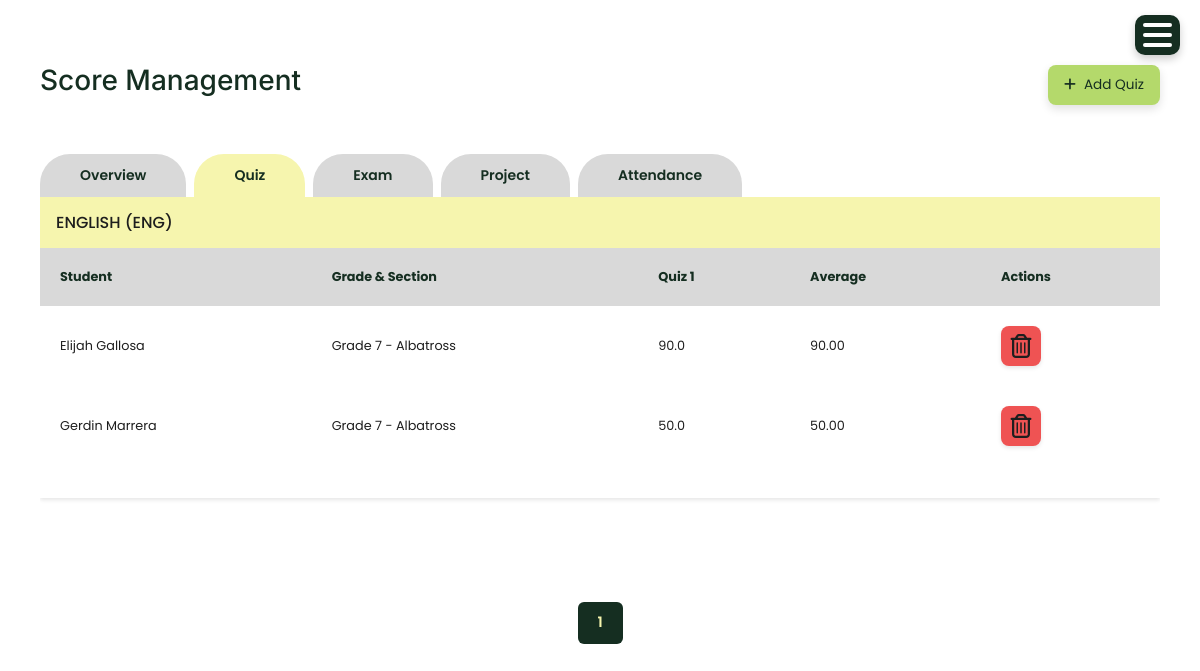
The app's page /quiz/ (signed in) with its own data.
### account/models.py (models this page shows, shortened)
class Subject(models.Model):
    code = models.CharField(max_length=20, default='DEFAULT_CODE')
    name = models.CharField(max_length=100)
    department = models.CharField(max_length=100)
    grade_level = models.CharField(max_length=10, choices=[
        ('Grade 7', 'Grade 7'),
        ('Grade 8', 'Grade 8'),
        ('Grade 9', 'Grade 9'),
        ('Grade 10', 'Grade 10')
    ], blank=True, null=True)
    status = models.CharField(max_length=10, choices=[('Active','Active'),('Inactive','Inactive')])

class StudentRecord(models.Model):
    STATUS_CHOICES = [
        ('active', 'Active'),
        ('inactive', 'Inactive'),
        ('graduated', 'Graduated'),
        ('transferred', 'Transferred'),
    ]
    SECTION_CHOICES = [
        ('Grade 7', 'Grade 7'),
        ('Grade 8', 'Grade 8'),
        ('Grade 9', 'Grade 9'),
        ('Grade 10', 'Grade 10'),
    ]
    GENDER_CHOICES = [
        ('Male', 'Male'),
        ('Female', 'Female'),
    ]
    student_id = models.PositiveIntegerField()
    fullname = models.CharField(max_length=100)
    grade_and_section = models.CharField(max_length=20, choices=SECTION_CHOICES, default='active')
    gender = models.CharField(max_length=20, choices=GENDER_CHOICES, default='active')
    age = models.PositiveIntegerField()
    address = models.CharField(max_length=200)
    parent = models.CharField(max_length=100)
    parent_contact = models.PositiveIntegerField()
    status = models.CharField(max_length=20, choices=STATUS_CHOICES, default='active')
    account_username = models.CharField(max_length=150, blank=True, null=True)

### account/views.py (the view, shortened to what this page needs)
# urls.py: path('quiz/', views.quiz, name='quiz'),
def quiz(request):
    search = request.GET.get('search', '').strip()
    subjects_with_quizzes = Subject.objects.filter(
        quiz_scores__isnull=False
    ).distinct().order_by('name')
    if request.user.role == 'faculty':
        fac_assignments = FacultyAssignment.objects.filter(faculty=request.user, status='Active')
        fac_subject_ids = []
        for a in fac_assignments:
            fac_subject_ids.extend(list(a.subjects.values_list('id', flat=True)))
        if fac_subject_ids:
            subjects_with_quizzes = subjects_with_quizzes.filter(id__in=set(fac_subject_ids))
        else:
            subjects_with_quizzes = Subject.objects.none()
    quiz_data = []
    for subject in subjects_with_quizzes:
        assigned_subject = AssignedSubject.objects.filter(
            subject=subject,
            status='Active'
        ).first()
        if assigned_subject:
            grade_val = (assigned_subject.grade_level or '').strip()
            students_qs = StudentRecord.objects.filter(status='active')
            if grade_val:
                if ' - ' in grade_val or '-' in grade_val:
                    students_qs = students_qs.filter(grade_and_section__iexact=grade_val)
                else:
                    students_qs = students_qs.filter(grade_and_section__istartswith=grade_val)
            students = students_qs.order_by('fullname')
        quiz_numbers = QuizScore.objects.filter(subject=subject).values_list('quiz_number', flat=True).distinct().order_by('quiz_number')
        quiz_numbers_list = list(quiz_numbers)
        student_rows = []
        for student in students:
            student_scores = []
            total_score = 0
            count = 0
            for quiz_num in quiz_numbers_list:
                try:
                    quiz_score = QuizScore.objects.get(
                        student=student,
                        subject=subject,
                        quiz_number=quiz_num
                    )
                    score_val = float(quiz_score.score)
                    student_scores.append(score_val)
                    total_score += score_val
                    count += 1
                except QuizScore.DoesNotExist:
                    student_scores.append(None)
            average = (total_score / count) if count > 0 else None
            student_rows.append({
                'student': student,
                'scores': student_scores,
                'average': average
            })
        quiz_data.append({
            'subject': subject,
            'quiz_numbers': quiz_numbers_list,
            'student_rows': student_rows
        })
    page = request.GET.get('page', 1)
    per_page = 5  # Show 5 subjects per page to avoid screen overflow
    paginator = Paginator(quiz_data, per_page)
    try:
        page_obj = paginator.page(page)
    except:
        page_obj = paginator.page(1)
    return render(request, 'quiz.html', {
        'quiz_data': page_obj,
        'page_obj': page_obj,
        'tab': 'quiz',
        'search': search,
    })

### templates/quiz.html (shortened to what this page needs)
{% extends 'base.html' %}
{% load static %}
{% block content %}
<div class="container mt-4">
    <div class="user-folder-card">
        <div class="user-heading">
            <h2>Score Management</h2>
            <button type="button" class="user-add-btn" data-bs-toggle="modal" data-bs-target="#addQuizModal">
                <i class="fas fa-plus"></i> Add Quiz
            </button>
        </div>
        <div class="tab-content">
            <ul class="tabs group">
                <li class="{% if tab == 'score' %}active{% endif %}">
                    <a href="{% url 'score' %}" data-score-tab="true">Overview</a>
                </li>
                <li class="{% if tab == 'quiz' %}active{% endif %}">
                    <a href="{% url 'quiz' %}" data-score-tab="true">Quiz</a>
                </li>
                <li class="{% if tab == 'exam' %}active{% endif %}">
                    <a href="{% url 'exam' %}" data-score-tab="true">Exam</a>
                </li>
                <li class="{% if tab == 'project' %}active{% endif %}">
                    <a href="{% url 'project' %}" data-score-tab="true">Project</a>
                </li>
                <li class="{% if tab == 'attendance' %}active{% endif %}">
                    <a href="{% url 'attendance' %}" data-score-tab="true">Attendance</a>
                </li>
            </ul>
            <div class="user-data-table">
                <div class="user-table-wrapper">
                    {% if quiz_data %}
                        {% for data in page_obj %}
                            <div class="mb-4">
                                <h4>{{ data.subject.name }} ({{ data.subject.code }})</h4>
                                <div class="table-scroll">
                                <table class="user-table">
                                    <thead>
                                        <tr>
                                            <th>Student</th>
                                            <th>Grade & Section</th>
                                            {% for quiz_num in data.quiz_numbers %}
                                            <th>Quiz {{ quiz_num }}</th>
                                            {% endfor %}
                                            <th>Average</th>
                                            <th>Actions</th>
                                        </tr>
                                    </thead>
                                    <tbody>
                                        {% for row in data.student_rows %}
                                        <tr>
                                            <td>{{ row.student.fullname }}</td>
                                            <td>{{ row.student.grade_and_section }}</td>
                                            {% for score in row.scores %}
                                            <td>
                                                {% if score %}
                                                    {{ score }}
                                                {% else %}
                                                    -
                                                {% endif %}
                                            </td>
                                            {% endfor %}
                                            <td>
                                                {% if row.average %}
                                                    {{ row.average|floatformat:2 }}
                                                {% else %}
                                                    -
                                                {% endif %}
                                            </td>
                                            <td class="actions-cell">
                                                <button type="button" class="btn-action btn-action-delete" onclick="if(confirm('Delete all quiz scores for {{ row.student.fullname }}?')) deleteScores('quiz', {{ row.student.id }}, {{ data.subject.id }})">
                                                    <i class="fa-regular fa-trash-can"></i>
                                                </button>
                                            </td>
                                        </tr>
                                        {% empty %}
                                        <tr>
                                            <td colspan="{{ data.quiz_numbers|length|add:4 }}" class="text-center">No students found.</td>
                                        </tr>
                                        {% endfor %}
                                    </tbody>
                                </table>
                                </div>
                            </div>
                        {% endfor %}
                    {% endif %}
                </div>
            </div>
        </div>
        {% if page_obj %}
        <nav aria-label="Page navigation" class="mt-3">
            <ul class="pagination justify-content-center">
                {% for num in page_obj.paginator.page_range %}
                    {% if page_obj.number == num %}
                        <li class="page-item active"><span class="page-link">{{ num }}</span></li>
                    {% elif num > page_obj.number|add:'-3' and num < page_obj.number|add:'3' %}
                        <li class="page-item">
                            <a class="page-link" href="?page={{ num }}">{{ num }}</a>
                        </li>
                    {% endif %}
                {% endfor %}
            </ul>
        </nav>
        {% endif %}
    </div>
</div>
{% endblock %}

### static/css/sidebar.css (style rules this page uses)
:root { --sidebar-bg: #152E21; --sidebar-text: #9CA576; --content-bg: #FFFFFF; --line-clr: #616161; --hover-clr: #3f6a469d ; --accent-clr: #d9bae7; --secondary-text-clr: #1D1D1D; }
* { margin: 0; padding: 0; font-family: Poppins, sans-serif; }
html { font-family: Poppins, Inter, Segoe UI, sans-serif; line-height: 1.5rem; }
body { min-height: 100vh; min-height: 100dvh; background: var(--content-bg); color: var(--sidebar-text); display: grid; grid-template-columns: auto 1fr; }
.container { border-radius: 1em; margin-bottom: 20px; color: #1D1D1D; }
h2 { font-family: Inter, sans-serif; }
main h4 { color: #1D1D1D; margin-bottom: 1rem; }
@media (max-width: 1200px) { body { grid-template-columns: 1fr; } }
@media (max-width: 1200px) { .container { border: none; padding: 0; } }

### static/css/modal_common.css (style rules this page uses)
.user-table { width: 100%; border-collapse: collapse; border-spacing: 0; margin: 2rem 0 !important; margin-top: 0 !important; }
.user-table thead { background: #D9D9D9; color: #152E21; font-weight: bold; }
.user-table thead th { padding: 20px; font-size: 0.8rem; text-align: left; }
.user-table tbody td { padding: 20px; font-size: 0.8rem; background-color: #FFFFFF; max-width: 180px; word-wrap: break-word; white-space: normal; color: #1E1E1E; }
.user-table tbody tr:nth-child(even) { background: #fbfbfb; }
.user-table tbody td.actions-cell { white-space: nowrap; max-width: none; }
.btn-action { width: 2.5rem; height: 2.5rem; border-radius: 8px; box-shadow: 0 2px 4px rgba(0,0,0,0.1); display: inline-flex; align-items: center; justify-content: center; font-size: 1.5rem; padding: 0; border-width: 2px; border: none; background: #fff; cursor: pointer; transition: all 0.2s ease; }
.btn-action i { font-size: 1.5rem; }
.global-button-style, button:not(.dropdown-btn, #hamburger-btn, .dropdown-open, .search-btn), .btn:not(.dropdown-btn, #hamburger-btn), .btn-action:not(.dropdown-btn, #hamburger-btn), .modal-save:not(.dropdown-btn, #hamburger-btn), .modal-cancel:not(.dropdown-btn, #hamburger-btn), .view-all-btn:not(.dropdown-btn, #hamburger-btn), .timeline-btn:not(.dropdown-btn, #hamburger-btn), .btn-action-predict:not(.dropdown-btn, #hamburger-btn), .btn-action-edit:not(.dropdown-btn, #hamburger-btn), .btn-action-delete:not(.dropdown-btn, #hamburger-btn), .btn-icon:not(.dropdown-btn, #hamburger-btn), .btn-icon-delete:not(.dropdown-btn, #hamburger-btn) { border-radius: 8px; transition: transform 0.14s ease, filter 0.14s ease, box-shadow 0.14s ease; display: inline-flex; align-items: center; justify-content: center; gap: 8px; }
.btn-action { padding: 0.35rem; width: 2.5rem; height: 2.5rem; }
.btn-action-delete { background-color: #EF5353; color: #1E1E1E !important; }
.btn-action svg, .btn-action i { color: inherit; }
body { overflow-x: hidden; }
.user-table-wrapper { max-width: 100%; overflow-x: auto; -webkit-overflow-scrolling: touch; }
@media (max-width: 1200px) { .user-table thead th, .user-table tbody td { padding: 12px; } }

### records on screen
Subject: subject.name "ENGLISH", subject.code "ENG", quiz_numbers "1"
StudentRecord: student.fullname "Elijah Gallosa", student.grade_and_section "Grade 7 - Albatross", scores "90.0", average "90.00"
StudentRecord: student.fullname "Gerdin Marrera", student.grade_and_section "Grade 7 - Albatross", scores "50.0", average "50.00"

### other values on screen
{{ num }} "1"
